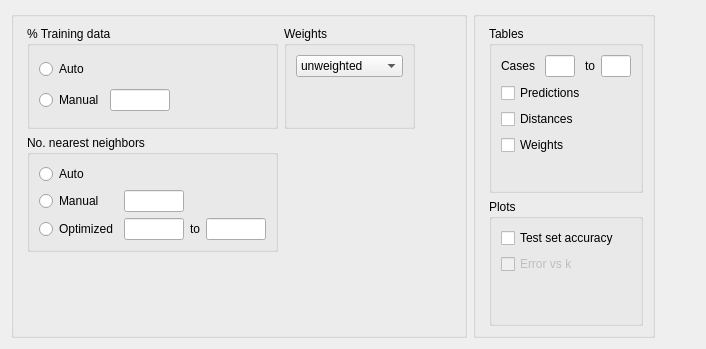
    <widget class="QWidget" name="advancedOptions_2" native="true">
     <layout class="QGridLayout" name="gridLayout_8">
      <item row="0" column="0">
       <widget class="BoundGroupBox" name="bayesFactorType_2">
        <property name="sizePolicy">
         <sizepolicy hsizetype="Fixed" vsizetype="Minimum">
          <horstretch>0</horstretch>
          <verstretch>0</verstretch>
         </sizepolicy>
        </property>
        <property name="title">
         <string/>
        </property>
        <property name="flat">
         <bool>false</bool>
        </property>
        <layout class="QGridLayout" name="gridLayout_16">
         <property name="leftMargin">
          <number>13</number>
         </property>
         <item row="0" column="2">
          <spacer name="horizontalSpacer_5">
           <property name="orientation">
            <enum>Qt::Horizontal</enum>
           </property>
           <property name="sizeHint" stdset="0">
            <size>
             <width>40</width>
             <height>20</height>
            </size>
           </property>
          </spacer>
         </item>
         <item row="1" column="0">
          <widget class="BoundGroupBox" name="noOfNearestNeighbours">
           <property name="title">
            <string>No. nearest neighbors</string>
           </property>
           <property name="flat">
            <bool>false</bool>
           </property>
           <layout class="QGridLayout" name="gridLayout_17">
            <item row="1" column="0">
             <widget class="QRadioButton" name="manual_2">
              <property name="sizePolicy">
               <sizepolicy hsizetype="Fixed" vsizetype="Fixed">
                <horstretch>0</horstretch>
                <verstretch>0</verstretch>
               </sizepolicy>
              </property>
              <property name="text">
               <string>Manual</string>
              </property>
             </widget>
            </item>
            <item row="0" column="0">
             <widget class="QRadioButton" name="auto_2">
              <property name="sizePolicy">
               <sizepolicy hsizetype="Fixed" vsizetype="Fixed">
                <horstretch>0</horstretch>
                <verstretch>0</verstretch>
               </sizepolicy>
              </property>
              <property name="text">
               <string>Auto</string>
              </property>
             </widget>
            </item>
            <item row="1" column="1">
             <widget class="BoundTextBox" name="nearestNeighboursCount">
              <property name="sizePolicy">
               <sizepolicy hsizetype="Fixed" vsizetype="Preferred">
                <horstretch>0</horstretch>
                <verstretch>0</verstretch>
               </sizepolicy>
              </property>
              <property name="minimumSize">
               <size>
                <width>60</width>
                <height>0</height>
               </size>
              </property>
              <property name="maximumSize">
               <size>
                <width>60</width>
                <height>16777215</height>
               </size>
              </property>
             </widget>
            </item>
            <item row="2" column="2">
             <widget class="QLabel" name="label_to">
              <property name="text">
               <string>to</string>
              </property>
             </widget>
            </item>
            <item row="2" column="0">
             <widget class="QRadioButton" name="optimized_2">
              <property name="sizePolicy">
               <sizepolicy hsizetype="Fixed" vsizetype="Fixed">
                <horstretch>0</horstretch>
                <verstretch>0</verstretch>
               </sizepolicy>
              </property>
              <property name="text">
               <string>Optimized</string>
              </property>
             </widget>
            </item>
            <item row="2" column="1">
             <widget class="BoundTextBox" name="optimizedFrom">
              <property name="sizePolicy">
               <sizepolicy hsizetype="Fixed" vsizetype="Preferred">
                <horstretch>0</horstretch>
                <verstretch>0</verstretch>
               </sizepolicy>
              </property>
              <property name="minimumSize">
               <size>
                <width>60</width>
                <height>0</height>
               </size>
              </property>
              <property name="maximumSize">
               <size>
                <width>60</width>
                <height>16777215</height>
               </size>
              </property>
             </widget>
            </item>
            <item row="2" column="3">
             <widget class="BoundTextBox" name="optimizedTo">
              <property name="sizePolicy">
               <sizepolicy hsizetype="Fixed" vsizetype="Preferred">
                <horstretch>0</horstretch>
                <verstretch>0</verstretch>
               </sizepolicy>
              </property>
              <property name="minimumSize">
               <size>
                <width>60</width>
                <height>0</height>
               </size>
              </property>
              <property name="maximumSize">
               <size>
                <width>60</width>
                <height>16777215</height>
               </size>
              </property>
             </widget>
            </item>
           </layout>
          </widget>
         </item>
         <item row="0" column="1">
          <widget class="BoundGroupBox" name="noOfTrees_2">
           <property name="title">
            <string>Weights</string>
           </property>
           <property name="flat">
            <bool>false</bool>
           </property>
           <layout class="QGridLayout" name="gridLayout_13">
            <item row="0" column="0">
             <widget class="BoundComboBox" name="weights">
              <property name="enabled">
               <bool>true</bool>
              </property>
              <item>
               <property name="text">
                <string>unweighted</string>
               </property>
              </item>
              <item>
               <property name="text">
                <string>optimal</string>
               </property>
              </item>
              <item>
               <property name="text">
                <string>triangular</string>
               </property>
              </item>
              <item>
               <property name="text">
                <string>epanechnikov</string>
               </property>
              </item>
              <item>
               <property name="text">
                <string>biweight</string>
               </property>
              </item>
              <item>
               <property name="text">
                <string>triweight</string>
               </property>
              </item>
              <item>
               <property name="text">
                <string>cos</string>
               </property>
              </item>
              <item>
               <property name="text">
                <string>inv</string>
               </property>
              </item>
              <item>
               <property name="text">
                <string>Gaussian</string>
               </property>
              </item>
              <item>
               <property name="text">
                <string>rank</string>
               </property>
              </item>
             </widget>
            </item>
            <item row="1" column="0">
             <spacer name="verticalSpacer_7">
              <property name="orientation">
               <enum>Qt::Vertical</enum>
              </property>
              <property name="sizeHint" stdset="0">
               <size>
                <width>20</width>
                <height>40</height>
               </size>
              </property>
             </spacer>
            </item>
           </layout>
          </widget>
         </item>
         <item row="0" column="0">
          <widget class="BoundGroupBox" name="percentageTrainingData">
           <property name="title">
            <string>% Training data</string>
           </property>
           <property name="flat">
            <bool>false</bool>
           </property>
           <layout class="QGridLayout" name="gridLayout_22">
            <item row="1" column="1">
             <widget class="BoundTextBox" name="trainingDataManual">
              <property name="sizePolicy">
               <sizepolicy hsizetype="Fixed" vsizetype="Preferred">
                <horstretch>0</horstretch>
                <verstretch>0</verstretch>
               </sizepolicy>
              </property>
              <property name="minimumSize">
               <size>
                <width>60</width>
                <height>0</height>
               </size>
              </property>
              <property name="maximumSize">
               <size>
                <width>60</width>
                <height>16777215</height>
               </size>
              </property>
             </widget>
            </item>
            <item row="1" column="2">
             <spacer name="horizontalSpacer_2">
              <property name="orientation">
               <enum>Qt::Horizontal</enum>
              </property>
              <property name="sizeHint" stdset="0">
               <size>
                <width>40</width>
                <height>20</height>
               </size>
              </property>
             </spacer>
            </item>
            <item row="1" column="0">
             <widget class="QRadioButton" name="manual_1">
              <property name="sizePolicy">
               <sizepolicy hsizetype="Fixed" vsizetype="Fixed">
                <horstretch>0</horstretch>
                <verstretch>0</verstretch>
               </sizepolicy>
              </property>
              <property name="text">
               <string>Manual</string>
              </property>
             </widget>
            </item>
            <item row="0" column="0">
             <widget class="QRadioButton" name="auto_1">
              <property name="sizePolicy">
               <sizepolicy hsizetype="Fixed" vsizetype="Fixed">
                <horstretch>0</horstretch>
                <verstretch>0</verstretch>
               </sizepolicy>
              </property>
              <property name="text">
               <string>Auto</string>
              </property>
             </widget>
            </item>
           </layout>
          </widget>
         </item>
         <item row="2" column="0">
          <spacer name="verticalSpacer_6">
           <property name="orientation">
            <enum>Qt::Vertical</enum>
           </property>
           <property name="sizeHint" stdset="0">
            <size>
             <width>20</width>
             <height>40</height>
            </size>
           </property>
          </spacer>
         </item>
        </layout>
       </widget>
      </item>
      <item row="0" column="3" colspan="2">
       <widget class="BoundGroupBox" name="bayesFactorType_3">
        <property name="sizePolicy">
         <sizepolicy hsizetype="Fixed" vsizetype="Minimum">
          <horstretch>0</horstretch>
          <verstretch>0</verstretch>
         </sizepolicy>
        </property>
        <property name="title">
         <string/>
        </property>
        <property name="flat">
         <bool>false</bool>
        </property>
        <layout class="QGridLayout" name="gridLayout_18">
         <property name="leftMargin">
          <number>13</number>
         </property>
         <item row="1" column="1">
          <widget class="GroupBox" name="plots">
           <property name="maximumSize">
            <size>
             <width>300</width>
             <height>16777215</height>
            </size>
           </property>
           <property name="title">
            <string>Plots</string>
           </property>
           <layout class="QGridLayout" name="gridLayout_10">
            <item row="1" column="0">
             <widget class="BoundCheckBox" name="accuracyPlot">
              <property name="text">
               <string>Test set accuracy</string>
              </property>
             </widget>
            </item>
            <item row="3" column="0">
             <spacer name="verticalSpacer_9">
              <property name="orientation">
               <enum>Qt::Vertical</enum>
              </property>
              <property name="sizeHint" stdset="0">
               <size>
                <width>20</width>
                <height>40</height>
               </size>
              </property>
             </spacer>
            </item>
            <item row="2" column="0">
             <widget class="BoundCheckBox" name="plotErrorVsK">
              <property name="enabled">
               <bool>false</bool>
              </property>
              <property name="text">
               <string>Error vs k</string>
              </property>
             </widget>
            </item>
           </layout>
          </widget>
         </item>
         <item row="0" column="1">
          <widget class="GroupBox" name="tables">
           <property name="title">
            <string>Tables</string>
           </property>
           <layout class="QGridLayout" name="gridLayout_9">
            <item row="0" column="0">
             <widget class="QLabel" name="label">
              <property name="text">
               <string>Cases</string>
              </property>
             </widget>
            </item>
            <item row="1" column="0" colspan="3">
             <widget class="BoundCheckBox" name="tablePredictions">
              <property name="sizePolicy">
               <sizepolicy hsizetype="Fixed" vsizetype="Fixed">
                <horstretch>0</horstretch>
                <verstretch>0</verstretch>
               </sizepolicy>
              </property>
              <property name="text">
               <string>Predictions</string>
              </property>
             </widget>
            </item>
            <item row="4" column="0" colspan="2">
             <widget class="BoundCheckBox" name="tableWeights">
              <property name="sizePolicy">
               <sizepolicy hsizetype="Fixed" vsizetype="Fixed">
                <horstretch>0</horstretch>
                <verstretch>0</verstretch>
               </sizepolicy>
              </property>
              <property name="text">
               <string>Weights</string>
              </property>
             </widget>
            </item>
            <item row="3" column="0" colspan="2">
             <widget class="BoundCheckBox" name="tableDistances">
              <property name="sizePolicy">
               <sizepolicy hsizetype="Fixed" vsizetype="Fixed">
                <horstretch>0</horstretch>
                <verstretch>0</verstretch>
               </sizepolicy>
              </property>
              <property name="text">
               <string>Distances</string>
              </property>
             </widget>
            </item>
            <item row="6" column="0">
             <widget class="QLabel" name="label_17">
              <property name="minimumSize">
               <size>
                <width>10</width>
                <height>0</height>
               </size>
              </property>
              <property name="maximumSize">
               <size>
                <width>10</width>
                <height>16777215</height>
               </size>
              </property>
              <property name="text">
               <string/>
              </property>
             </widget>
            </item>
            <item row="0" column="1">
             <widget class="BoundTextBox" name="predictionsFrom">
              <property name="enabled">
               <bool>true</bool>
              </property>
              <property name="maximumSize">
               <size>
                <width>30</width>
                <height>100</height>
               </size>
              </property>
             </widget>
            </item>
            <item row="0" column="2">
             <widget class="QLabel" name="label_7">
              <property name="text">
               <string>to</string>
              </property>
             </widget>
            </item>
            <item row="0" column="3">
             <widget class="BoundTextBox" name="predictionsTo">
              <property name="enabled">
               <bool>true</bool>
              </property>
              <property name="minimumSize">
               <size>
                <width>30</width>
                <height>0</height>
               </size>
              </property>
              <property name="maximumSize">
               <size>
                <width>30</width>
                <height>16777215</height>
               </size>
              </property>
             </widget>
            </item>
            <item row="5" column="0">
             <widget class="QWidget" name="widget" native="true">
              <property name="minimumSize">
               <size>
                <width>10</width>
                <height>0</height>
               </size>
              </property>
              <property name="maximumSize">
               <size>
                <width>10</width>
                <height>16777215</height>
               </size>
              </property>
             </widget>
            </item>
           </layout>
          </widget>
         </item>
        </layout>
       </widget>
      </item>
      <item row="0" column="5">
       <spacer name="horizontalSpacer_6">
        <property name="orientation">
         <enum>Qt::Horizontal</enum>
        </property>
        <property name="sizeHint" stdset="0">
         <size>
          <width>40</width>
          <height>20</height>
         </size>
        </property>
       </spacer>
      </item>
     </layout>
    </widget>
